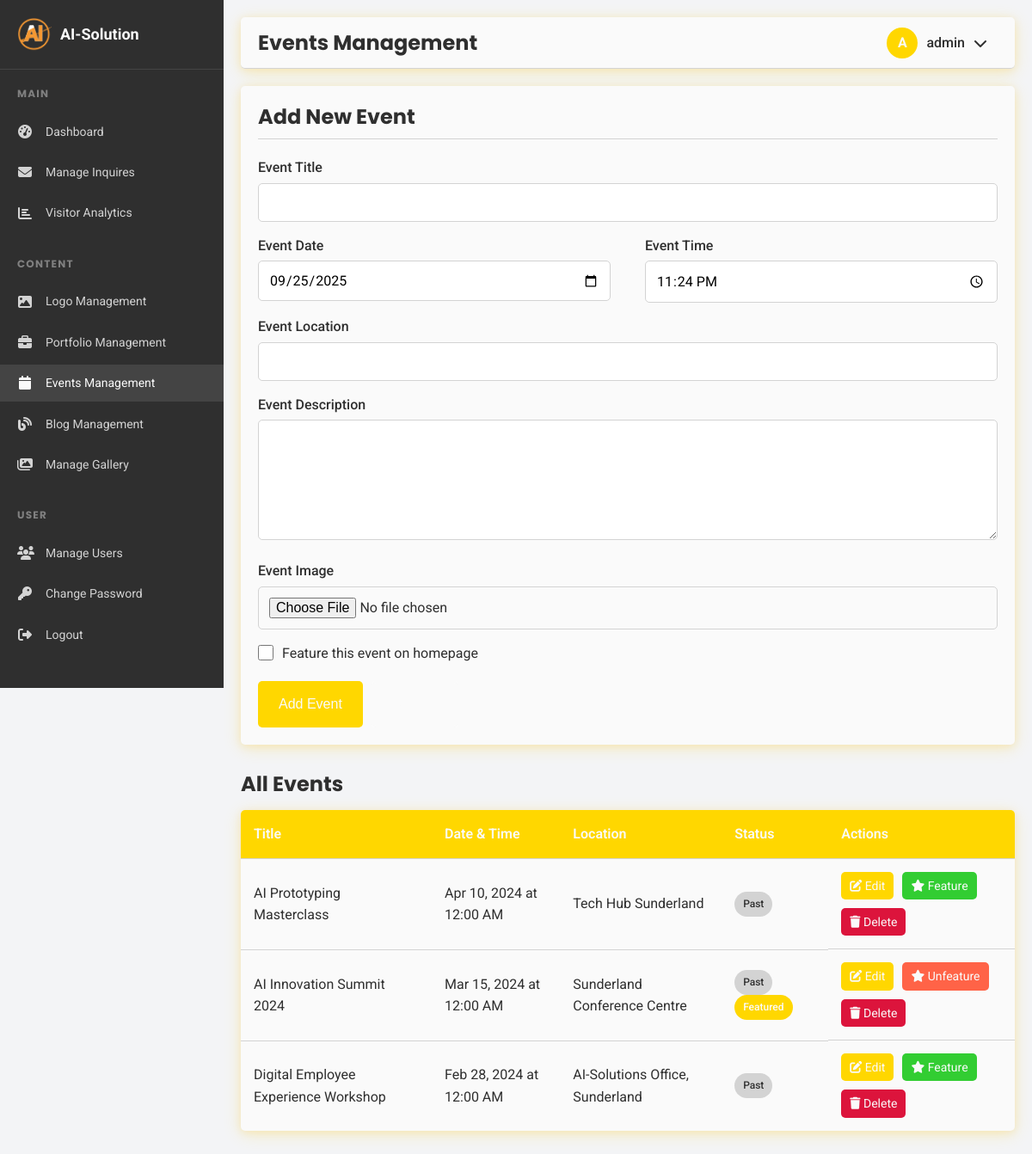
The page /htdocs/admin/events.php (signed in) on the database its author committed.
### tables this page shows
CREATE TABLE events (
    id INT PRIMARY KEY AUTO_INCREMENT,
    title VARCHAR(200) NOT NULL,
    description TEXT,
    date DATE,
    time TIME,
    location VARCHAR(200),
    image VARCHAR(255),
    featured BOOLEAN DEFAULT FALSE,
    created_at TIMESTAMP DEFAULT CURRENT_TIMESTAMP,
    updated_at TIMESTAMP DEFAULT CURRENT_TIMESTAMP ON UPDATE CURRENT_TIMESTAMP
);

### htdocs/admin/events.php (the view, shortened to what this page needs)
<?php
require_once 'includes/config.php';
$admin_username = $_SESSION['admin_username'];
$edit_mode = false;
$event = [
    'id' => '',
    'title' => '',
    'description' => '',
    'date' => date('Y-m-d'),
    'time' => date('H:i'),
    'location' => '',
    'image' => '',
    'featured' => 0
];
$sql = "SELECT * FROM events ORDER BY date DESC";
$stmt = $pdo->query($sql);
$events = $stmt->fetchAll();
$current_date = date('Y-m-d');
?>
<!DOCTYPE html>
<html lang="en">
<head>
    <link rel="stylesheet" href="../css/styles.css">
    <link rel="stylesheet" href="https://cdnjs.cloudflare.com/ajax/libs/font-awesome/6.4.0/css/all.min.css">
</head>
<body>
    <div class="admin-layout">
        <aside class="sidebar">
            <div class="sidebar-header">
                <div class="sidebar-logo">
                    <img src="../images/logo.png" alt="AI-Solution Logo">
                    <span>AI-Solution</span>
                </div>
            </div>
            <div class="sidebar-menu">
                <div class="menu-section">
                    <h4 class="menu-section-title">Main</h4>
                    <ul class="menu-list">
                        <li class="menu-item">
                            <a href="index.php" class="menu-link">
                                <i class="menu-icon fas fa-tachometer-alt"></i>
                                <span>Dashboard</span>
                            </a>
                        </li>
                        <li class="menu-item">
                            <a href="inquiries.php" class="menu-link">
                                <i class="menu-icon fas fa-envelope"></i>
                                <span>Manage Inquires</span>
                            </a>
                        </li>
                        <li class="menu-item">
                            <a href="analytics.php" class="menu-link">
                                <i class="menu-icon fas fa-chart-bar"></i>
                                <span>Visitor Analytics</span>
                            </a>
                        </li>
                    </ul>
                </div>
                <div class="menu-section">
                    <h4 class="menu-section-title">Content</h4>
                    <ul class="menu-list">
                        <li class="menu-item">
                            <a href="logo.php" class="menu-link">
                                <i class="menu-icon fas fa-image"></i>
                                <span>Logo Management</span>
                            </a>
                        </li>
                        <li class="menu-item">
                            <a href="portfolio.php" class="menu-link">
                                <i class="menu-icon fas fa-briefcase"></i>
                                <span>Portfolio Management</span>
                            </a>
                        </li>
                        <li class="menu-item">
                            <a href="events.php" class="menu-link active">
                                <i class="menu-icon fas fa-calendar"></i>
                                <span>Events Management</span>
                            </a>
                        </li>
                        <li class="menu-item">
                            <a href="blogs.php" class="menu-link">
                                <i class="menu-icon fas fa-blog"></i>
                                <span>Blog Management</span>
                            </a>
                        </li>
                        <li class="menu-item">
                            <a href="gallery.php" class="menu-link">
                                <i class="menu-icon fas fa-images"></i>
                                <span>Manage Gallery</span>
                            </a>
                        </li>
                    </ul>
                </div>
                <div class="menu-section">
                    <h4 class="menu-section-title">User</h4>
                    <ul class="menu-list">
                        <li class="menu-item">
                            <a href="users.php" class="menu-link">
                                <i class="menu-icon fas fa-users"></i>
                                <span>Manage Users</span>
                            </a>
                        </li>
                        <li class="menu-item">
                            <a href="password.php" class="menu-link">
                                <i class="menu-icon fas fa-key"></i>
                                <span>Change Password</span>
                            </a>
                        </li>
                        <li class="menu-item">
                            <a href="index.php?logout=true" class="menu-link">
                                <i class="menu-icon fas fa-sign-out-alt"></i>
                                <span>Logout</span>
                            </a>
                        </li>
                    </ul>
                </div>
            </div>
        </aside>
        <main class="main-content">
            <header class="admin-header">
                <div class="header-title">
                    <h1>Events Management</h1>
                </div>
                <div class="header-actions">
                    <div class="user-dropdown">
                        <div class="user-info">
                            <div class="user-avatar">
                                <?php echo strtoupper(substr($admin_username, 0, 1)); ?>
                            </div>
                            <span class="user-name"><?php echo htmlspecialchars($admin_username); ?></span>
                            <i class="fas fa-chevron-down"></i>
                        </div>
                    </div>
                </div>
            </header>
            <section class="admin-section">
                <div class="admin-form">
                    <h3><?php echo $edit_mode ? 'Edit Event' : 'Add New Event'; ?></h3>
                    <form action="events.php" method="POST" enctype="multipart/form-data">
                        <div class="form-group">
                            <label for="title">Event Title</label>
                            <input type="text" id="title" name="title" class="form-control" value="<?php echo htmlspecialchars($event['title']); ?>" required>
                        </div>
                        <div class="form-row">
                            <div class="form-group">
                                <label for="date">Event Date</label>
                                <input type="date" id="date" name="date" class="form-control" value="<?php echo htmlspecialchars($event['date']); ?>" required>
                            </div>
                            <div class="form-group">
                                <label for="time">Event Time</label>
                                <input type="time" id="time" name="time" class="form-control" value="<?php echo htmlspecialchars($event['time']); ?>" required>
                            </div>
                        </div>
                        <div class="form-group">
                            <label for="location">Event Location</label>
                            <input type="text" id="location" name="location" class="form-control" value="<?php echo htmlspecialchars($event['location']); ?>" required>
                        </div>
                        <div class="form-group">
                            <label for="description">Event Description</label>
                            <textarea id="description" name="description" class="form-control" rows="6" required><?php echo htmlspecialchars($event['description']); ?></textarea>
                        </div>
                        <div class="form-group">
                            <label for="image">Event Image</label>
                            <input type="file" id="image" name="image" class="form-control" accept="image/*">
                        </div>
                        <div class="form-check">
                            <input type="checkbox" id="featured" name="featured" class="form-check-input" <?php echo $event['featured'] ? 'checked' : ''; ?>>
                            <label for="featured" class="form-check-label">Feature this event on homepage</label>
                        </div>
                        <div class="btn-group">
                            <button type="submit" name="save_event" class="btn btn-primary">
                                <?php echo $edit_mode ? 'Update Event' : 'Add Event'; ?>
                            </button>
                            <a href="events.php" class="btn btn-secondary">Cancel</a>
                        </div>
                    </form>
                </div>
            </section>
            <section class="admin-section">
                <h3>All Events</h3>
                <table class="admin-table">
                    <thead>
                        <tr>
                            <th>Title</th>
                            <th>Date & Time</th>
                            <th>Location</th>
                            <th>Status</th>
                            <th>Actions</th>
                        </tr>
                    </thead>
                    <tbody>
                        <?php if (count($events) > 0): ?>
                            <?php foreach ($events as $e): ?>
                                <tr>
                                    <td><?php echo htmlspecialchars($e['title']); ?></td>
                                    <td>
                                        <?php
                                        echo date('M d, Y', strtotime($e['date']));
                                        echo ' at ';
                                        echo date('g:i A', strtotime($e['time']));
                                        ?>
                                    </td>
                                    <td><?php echo htmlspecialchars($e['location']); ?></td>
                                    <td>
                                        <span class="status-badge <?php echo strtotime($e['date']) >= strtotime($current_date) ? 'status-upcoming' : 'status-past'; ?>">
                                            <?php echo strtotime($e['date']) >= strtotime($current_date) ? 'Upcoming' : 'Past'; ?>
                                        </span>
                                        <?php if ($e['featured']): ?>
                                            <span class="status-badge status-featured">Featured</span>
                                        <?php endif; ?>
                                    </td>
                                    <td class="table-actions">
                                        <a href="events.php?edit=<?php echo $e['id']; ?>" class="btn-action btn-edit">
                                            <i class="fas fa-edit"></i> Edit
                                        </a>
                                        <a href="events.php?toggle=<?php echo $e['id']; ?>" class="btn-action <?php echo $e['featured'] ? 'btn-unfeature' : 'btn-feature'; ?>">
                                            <i class="fas <?php echo $e['featured'] ? 'fa-star' : 'fa-star'; ?>"></i>
                                            <?php echo $e['featured'] ? 'Unfeature' : 'Feature'; ?>
                                        </a>
                                        <a href="events.php?delete=<?php echo $e['id']; ?>" class="btn-action btn-delete" onclick="return confirm('Are you sure you want to delete this event?');">
                                            <i class="fas fa-trash"></i> Delete
                                        </a>
                                    </td>
                                </tr>
                            <?php endforeach; ?>
                        <?php else: ?>
                            <tr>
                                <td colspan="5" style="text-align: center;">No events found. Add your first event using the form above.</td>
                            </tr>
                        <?php endif; ?>
                    </tbody>
                </table>
            </section>
        </main>
    </div>
</body>
</html>

### htdocs/css/styles.css (style rules this page uses)
:root { --primary-color: #FFD700; --primary-dark: #DAA520; --primary-light: #FFF8DC; --secondary-color: #FFA500; --secondary-dark: #FF8C00; --secondary-light: #FFE4B5; --dark-color: #2F2F2F; --light-color: #FAFAFA; --gray-color: #808080; --gray-light: #D3D3D3; --gray-dark: #696969; --success-color: #32CD32; --warning-color: #FF6347; --danger-color: #DC143C; --border-radius: 0.5rem; --box-shadow: 0 4px 20px rgba(255, 215, 0, 0.2), 0 2px 10px rgba(255, 165, 0, 0.15); --transition: all 0.3s ease; }
* { box-sizing: border-box; margin: 0; padding: 0; }
html { font-size: 62.5%; scroll-behavior: smooth; }
body { font-family: 'Roboto', sans-serif; font-size: 1.6rem; line-height: 1.6; color: var(--dark-color); background-color: var(--light-color); overflow-x: hidden; }
h1, h2, h3, h4, h5, h6 { font-family: 'Poppins', sans-serif; margin-bottom: 1.5rem; line-height: 1.3; font-weight: 700; }
h1 { font-size: 4.2rem; }
h3 { font-size: 2.4rem; }
h4 { font-size: 2rem; }
a { text-decoration: none; color: var(--primary-color); transition: var(--transition); }
ul { list-style: none; }
img { max-width: 100%; height: auto; display: block; }
.btn { display: inline-block; font-weight: 500; text-align: center; padding: 1.2rem 2.4rem; border-radius: var(--border-radius); cursor: pointer; transition: var(--transition); border: none; font-size: 1.6rem; }
.btn-primary { background-color: var(--primary-color); color: var(--light-color); }
.btn-secondary { background-color: transparent; border: 2px solid var(--light-color); color: var(--light-color); }
.form-group { margin-bottom: 2rem; }
.form-group label { display: block; margin-bottom: 0.8rem; font-weight: 500; }
.form-group input, .form-group textarea { width: 100%; padding: 1.2rem; border: 1px solid var(--gray-light); border-radius: var(--border-radius); font-family: inherit; font-size: 1.6rem; transition: var(--transition); }
.form-row { display: grid; grid-template-columns: repeat(auto-fit, minmax(20rem, 1fr)); gap: 2rem; }

### rows shown on the page
events: title "AI Prototyping Masterclass", date "Apr 10, 2024", time "12:00 AM", location "Tech Hub Sunderland", shows "Past", featured "Feature"
events: title "AI Innovation Summit 2024", date "Mar 15, 2024", time "12:00 AM", location "Sunderland Conference Centre", shows "Past", featured "Featured"
events: title "Digital Employee Experience Workshop", date "Feb 28, 2024", time "12:00 AM", location "AI-Solutions Office, Sunderland", shows "Past", featured "Feature"

### other values the page prints
substr($admin_username, 0, 1) "A"
$admin_username "admin"
